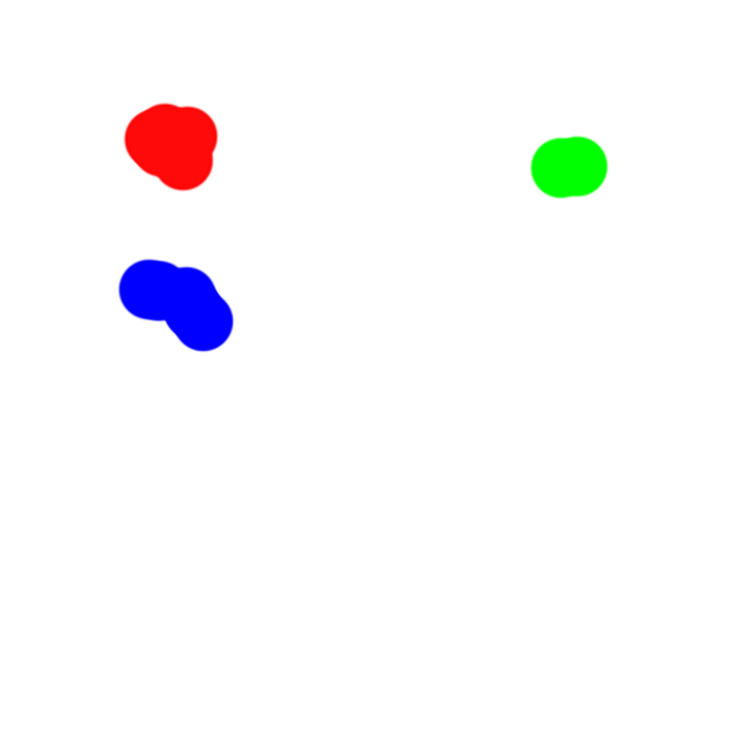
#> input picture test_images/test-04.png, 750 x 750 px, found by its file name
$ python CRD.py
#> lines starting #> are read from the running program, lines starting #| are printed output that depends on the picture; after the words box and inside, x2 and y2 are one past the last pixel; in counts of white or black regions, pixels touching at a corner belong together; long printed decimals are rounded
import cv2
import numpy as np
from cv2 import moments
import math

from skimage.measure import label, regionprops, regionprops_table
import pandas as pd

def getAngle(ax, ay, bx, by, cx, cy):
    ang = math.degrees(math.atan2(cy-by, cx-bx) - math.atan2(ay-by, ax-bx))
    return ang + 360 if ang < 0 else ang


IMG = cv2.imread("Image-Processing/Color region/test-04.png")
#> IMG is the input picture: shape (750, 750, 3); mean B, G, R 250.6, 249.3, 250.2


print(type(IMG))
#| <class 'numpy.ndarray'>

np_img1 = np.zeros([200,200,3])
np_img3 = np.zeros([400,400])
np_img = np.zeros([200,200,3])
np_img[slice(40,100),slice(40,100),slice(0,3)]=1

np_img3[slice(40,100),slice(40,100)]=1

np_label = label(np_img3)
prop = regionprops(np_label)
print(type(np_img3))

M = cv2.moments(np_img3)
cX = int(M["m10"] / M["m00"])
cY = int(M["m01"] / M["m00"])

cv2.circle(np_img3, (cX, cY), 20, (.30, .20, .50), 1)
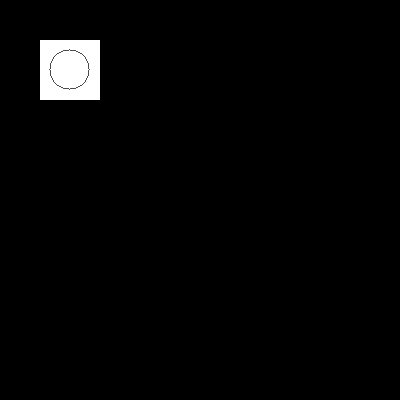
#> np_img3: shape (400, 400) float64; min 0, max 1, mean 0.022


np_img3[cX,cY]=0.5

b_lower = np.array([0,0,0])
b_upper = np.array([255,100,100])
blue_mask=cv2.inRange(IMG, b_lower, b_upper)
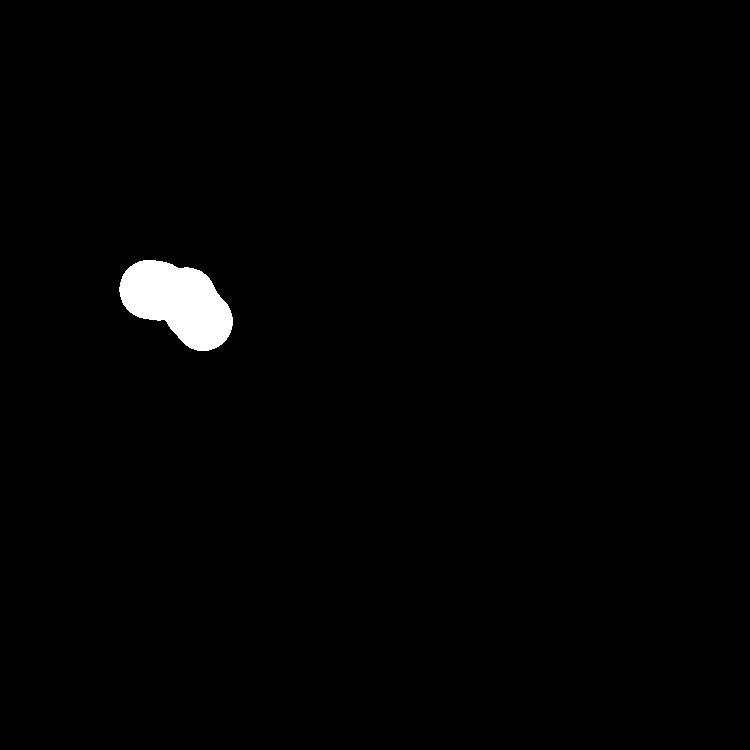
#> blue_mask: shape (750, 750); 1.2% white; 1 white region, box (x1, y1, x2, y2) and area: (119, 260, 233, 351) 6707
#cv2.imshow("blue_mask", blue_mask)

r_lower = np.array([0,0,0])
r_upper = np.array([100,100,255])
red_mask=cv2.inRange(IMG, r_lower, r_upper)
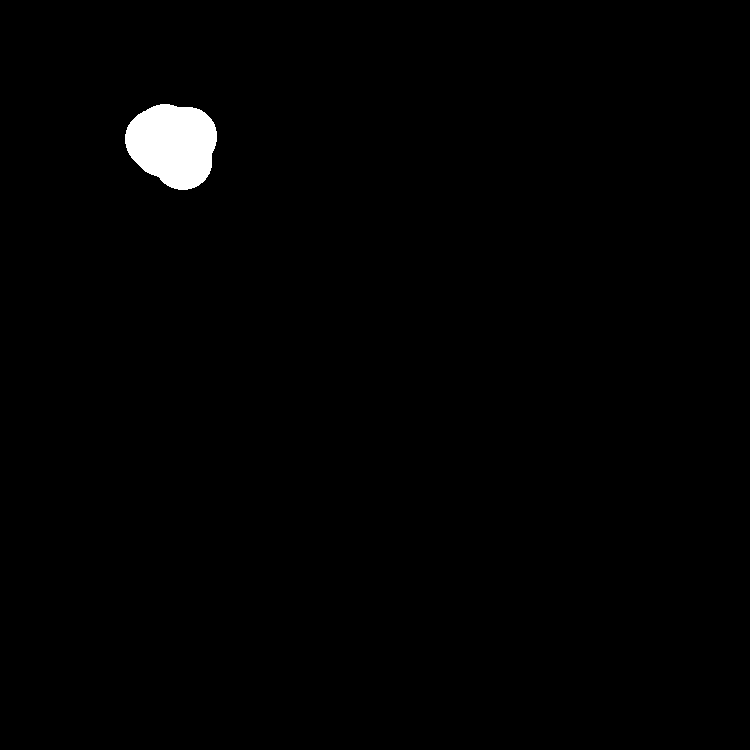
#> red_mask: shape (750, 750); 1.1% white; 1 white region, box (x1, y1, x2, y2) and area: (125, 104, 217, 190) 5982
#cv2.imshow("red_mask", red_mask)

g_lower = np.array([0,0,0])
g_upper = np.array([100,255,100])
green_mask=cv2.inRange(IMG, g_lower, g_upper)
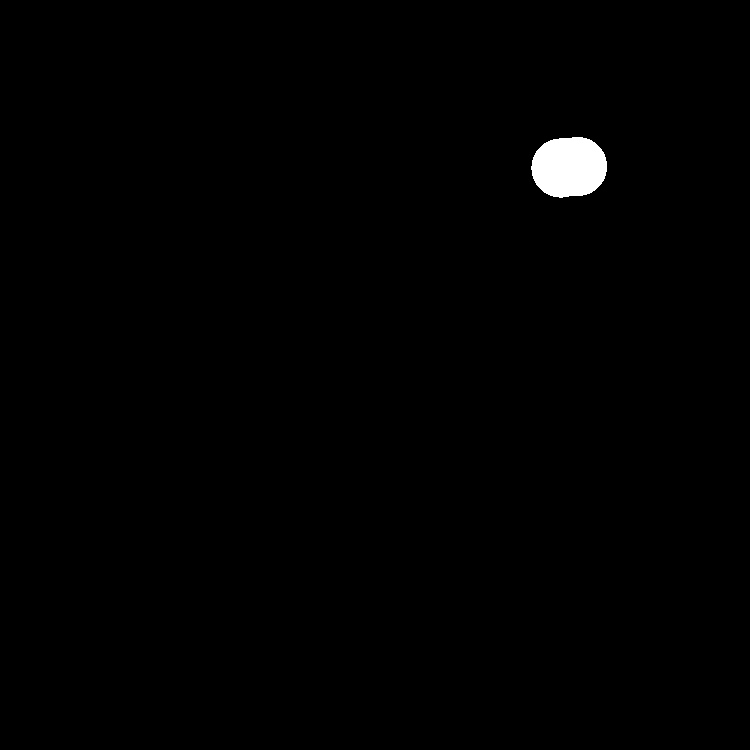
#> green_mask: shape (750, 750); 0.66% white; 1 white region, box (x1, y1, x2, y2) and area: (531, 137, 607, 198) 3721
#cv2.imshow("green_mask", green_mask)


def centroid(IMG):
    M = cv2.moments(IMG)
#> M = moments, m00 1710285, centre m10/m00, m01/m00 = (177.6, 301.9)
    cX = int(M["m10"] / M["m00"])
#> cX = 177
    cY = int(M["m01"] / M["m00"])
#> cY = 301
    return (cX,cY)

bcx, bcy = centroid(blue_mask)
#> bcx = 177; bcy = 301
gcx, gcy = centroid(green_mask)
#> gcx = 568; gcy = 166
rcx, rcy = centroid(red_mask)
#> rcx = 172; rcy = 144

cv2.circle(IMG, (bcx, bcy), 10, (.30, .20, .50), 1)
cv2.circle(IMG, (rcx, rcy), 10, (.30, .20, .50), 1)
#> IMG: shape (750, 750, 3); mean B, G, R 250.6, 249.3, 250.2
cv2.circle(IMG, (gcx, gcy), 10, (.30, .20, .50), 1)
#> IMG: shape (750, 750, 3); mean B, G, R 250.6, 249.3, 250.2

cv2.line(IMG,(bcx,bcy),(gcx,gcy),(130,130,130),1)
cv2.line(IMG,(gcx,gcy),(rcx,rcy),(130,130,130),1)
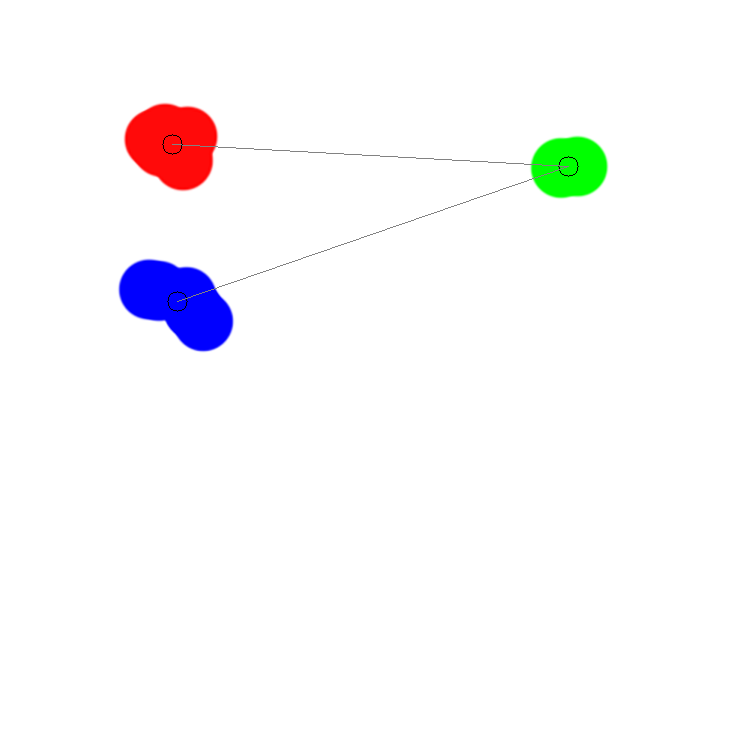
#> IMG: shape (750, 750, 3); mean B, G, R 250.5, 249.1, 250.1
cv2.line(IMG,(rcx,rcy),(bcx,bcy),(130,130,130),1)
#> IMG: shape (750, 750, 3); 0.03% of pixels changed, all inside (x1, y1, x2, y2) = (172, 145, 178, 301)

cv2.putText(IMG, "blue_centroid", (bcx - 25, bcy - 25),cv2.FONT_HERSHEY_PLAIN, 1, (25, 25, 25), 1)
cv2.putText(IMG, "green_centroid", (gcx - 25, gcy - 25),cv2.FONT_HERSHEY_PLAIN, 1, (25, 25, 25), 1)
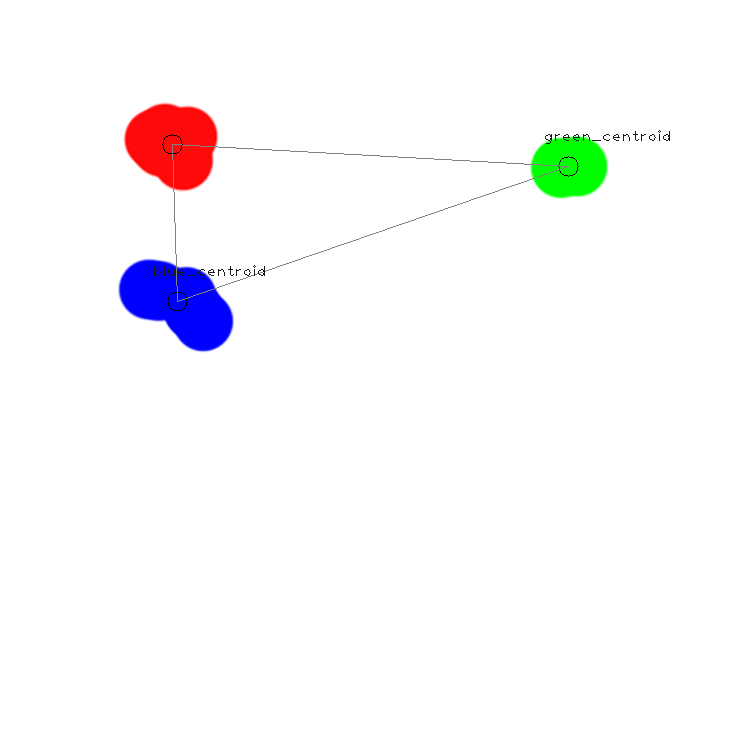
#> IMG: shape (750, 750, 3); mean B, G, R 250.3, 249, 249.9
cv2.putText(IMG, "red_centroid", (rcx - 25, rcy - 25),cv2.FONT_HERSHEY_PLAIN, 1, (25, 25, 25), 1)
#> IMG: shape (750, 750, 3); 0.03% of pixels changed, all inside (x1, y1, x2, y2) = (149, 108, 254, 119)

print("blue_angle:")
b_a = getAngle(rcx,rcy,bcx,bcy,gcx,gcy)
#> in getAngle, `ang = math.degrees(math.atan2(cy-by, cx-bx) - math.atan2(ay-by, ax-bx))`: ang = 72.78
#> b_a = 72.78
print(b_a)
#| 72.776
print("green_angle:")
g_a = getAngle(bcx,bcy,gcx,gcy,rcx,rcy)
#> g_a = 22.23
print(g_a)
#| 22.228
print("red_angle:")
r_a = getAngle(gcx,gcy,rcx,rcy,bcx,bcy)
#> r_a = 85
print(r_a)
#| 84.996
print("sum:")
print(r_a + b_a + g_a)
#| 180.000


#cv2.imshow("Image", np_img3)
#cv2.waitKey(0)
cv2.imshow("4", IMG)
cv2.waitKey(0)


# [17 lines of commented-out code are left out]
